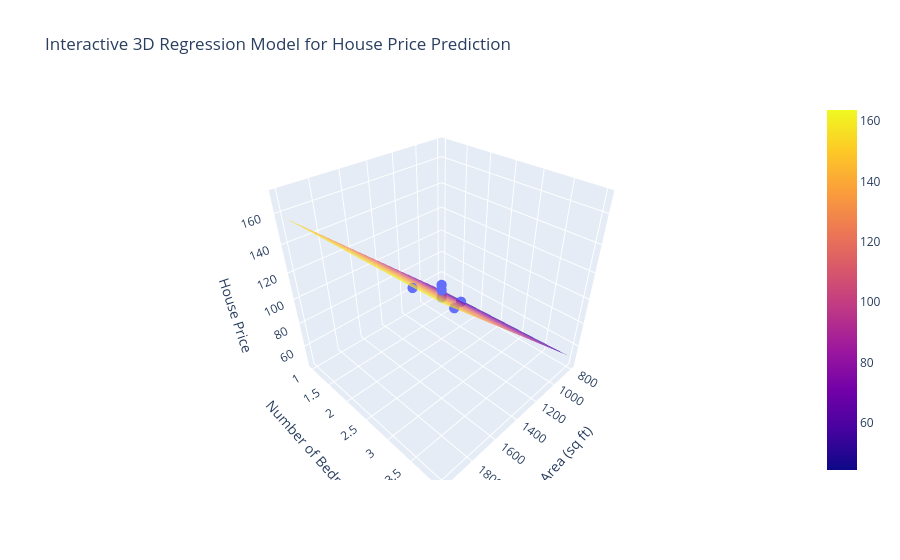

Here is the notebook cell this chart was saved with:
### Markdown cell above
## 5. Using Plotly

### Code cell
import plotly.graph_objects as go
fig = go.Figure()

# Actual data points
fig.add_trace(go.Scatter3d(
    x=area,
    y=bedrooms,
    z=price,
    mode='markers',
    marker=dict(size=6),
    name='Actual Data'
))

# Regression surface
fig.add_trace(go.Surface(
    x=area_grid,
    y=bedroom_grid,
    z=price_grid,
    opacity=0.7,
    name='Regression Surface'
))

# Labels and title
fig.update_layout(
    title="Interactive 3D Regression Model for House Price Prediction",
    scene=dict(
        xaxis_title="Area (sq ft)",
        yaxis_title="Number of Bedrooms",
        zaxis_title="House Price"
    )
)

fig.show()

### Figure 1 — Plotly figure (JSON) as saved in the notebook; plotly's stock layout.template omitted (floating-point values rounded to 4 significant figures; data arrays with more than 128 entries replaced by an {"elided": "..."} marker saying what was removed)
{"data": [{"marker": {"size": 6}, "mode": "markers", "name": "Actual Data", "type": "scatter3d", "x": [800, 1000, 1200, 1500, 1800, 2000], "y": [1, 2, 2, 3, 3, 4], "z": [50, 65, 80, 110, 140, 170]}, {"name": "Regression Surface", "opacity": 0.7, "type": "surface", "x": {"elided": "20x20 float values"}, "y": {"elided": "20x20 float values"}, "z": {"elided": "20x20 float values"}}], "layout": {"scene": {"xaxis": {"title": {"text": "Area (sq ft)"}}, "yaxis": {"title": {"text": "Number of Bedrooms"}}, "zaxis": {"title": {"text": "House Price"}}}, "title": {"text": "Interactive 3D Regression Model for House Price Prediction"}}}
